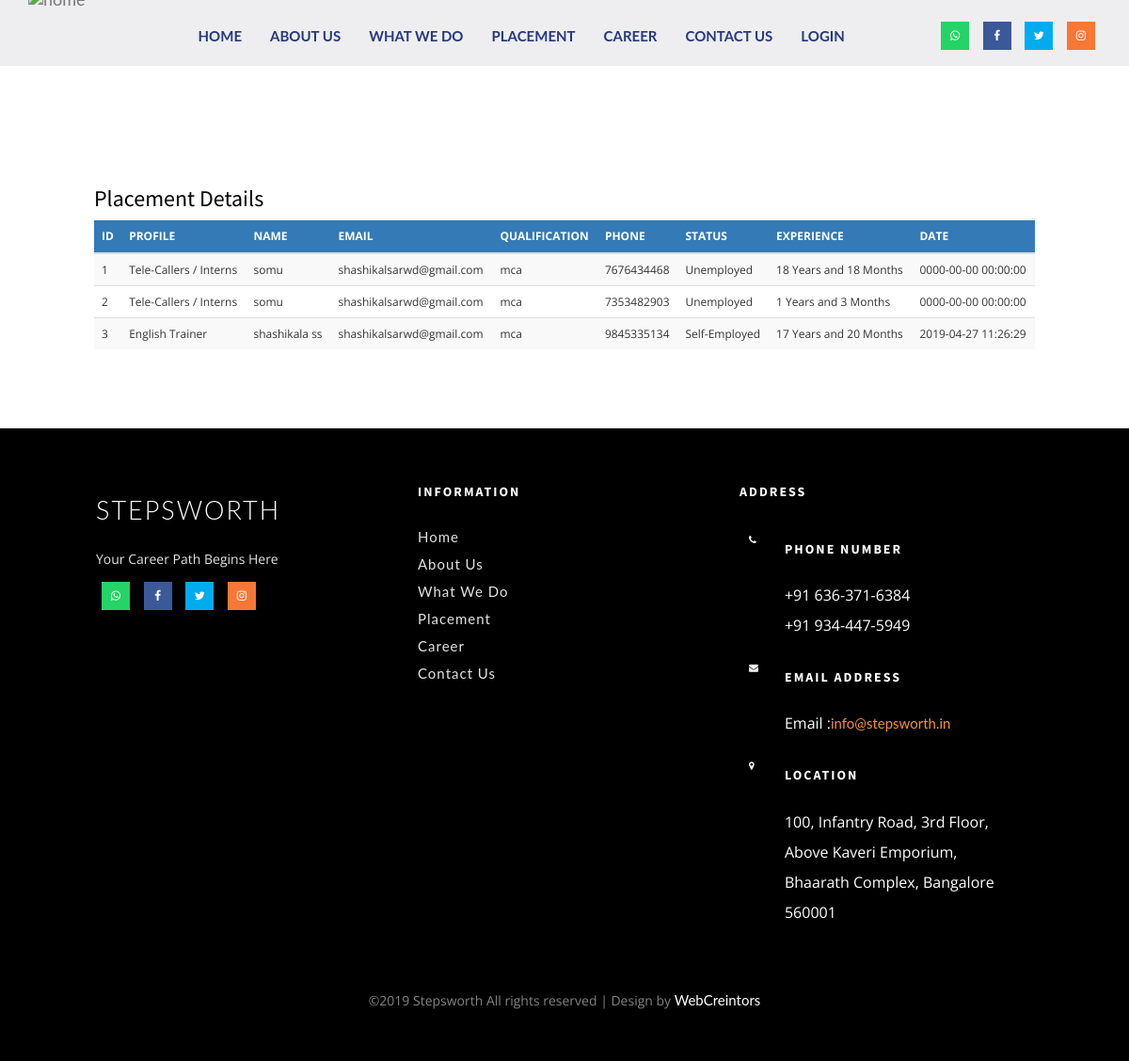
Page /index.php/stepsworth/placementdetail on the committed database.
### tables this page shows
CREATE TABLE IF NOT EXISTS `career` (
  `id` int(11) NOT NULL AUTO_INCREMENT,
  `profile` varchar(255) NOT NULL,
  `name` varchar(255) NOT NULL,
  `email` varchar(255) NOT NULL,
  `qualification` varchar(255) NOT NULL,
  `phone` varchar(15) NOT NULL,
  `status` varchar(25) NOT NULL,
  `experience` varchar(25) NOT NULL,
  `resume` longtext NOT NULL,
  `profiledata` varchar(10) NOT NULL,
  `date` datetime NOT NULL,
  PRIMARY KEY (`id`)
);

### application/views/templates.php (called while the page is built)
<?php
	$this->load->view('includes/header');
	$this->load->view($middel_body);
	$this->load->view('includes/footer');
?>

### application/controllers/Stepsworth.php (called while the page is built, shortened)
<?php
class Stepsworth extends CI_Controller {
 	public function __construct()
	{
	$this->load->database();
	$this->load->model('Contact_modal');
	$this->load->model('Career_modal');
	$this->load->model('Adminlogin_modal');
	}
	public function placementdetail()
	{
		$data['middel_body'] = 'placementdetail';
		$this->load->view('templates',$data);
	}
}

### index.php (called while the page is built, shortened)
<?php
require_once BASEPATH.'core/CodeIgniter.php';

### application/models/Adminlogin_modal.php (called while the page is built, shortened)
<?php
class Adminlogin_modal extends CI_Model {
		 function placementdetails()
		{
			$query = $this->db->get('career');
            return $query->result();
		}
}
?>

### application/views/placementdetail.php (the view, shortened to what this page needs)
<div class="container">
<div class="contact" id="contact">
    <div class="col-md-16 w3agile_contact_left con-lef-content">
        <h3>Placement Details</h3>
          <table class="table table-striped" style="font-size: 12px;">
        <thead class="btn-primary">
            <th>ID</th>
            <th>PROFILE</th>
            <th>NAME</th>
            <th>EMAIL</th>
            <th>QUALIFICATION</th>
            <th>PHONE</th>
            <th>STATUS</th>
            <th>EXPERIENCE</th>
            <th>DATE</th>
        </thead>
        <tbody>
            <?php
            $i=0;
                foreach($this->Adminlogin_modal->placementdetails() as $row)
                {
                  $i++;
                  if($row->profile==1)
                  {
                    $profile='Position Applied For';
                  }
                  elseif($row->profile==2)
                  {
                    $profile='English Trainer';
                  }
                  elseif($row->profile==3)
                  {
                    $profile='Tele-Callers / Interns';
                  }
                  else
                  {
                    $profile='Business Associates';
                  }
                  if($row->status==1)
                  {
                    $status='Student';
                  }elseif($row->status==2)
                  {
                    $status='Unemployed';
                  }elseif($row->status==3)
                  {
                    $status='Employed';
                  }
                  else
                  {
                    $status='Self-Employed';
                  }
                    echo "<tr>
                                <td>$i</td>
                                <td>$profile</td>
                                <td>$row->name</td>
                                <td>$row->email</td>
                                <td>$row->qualification</td>
                                <td>$row->phone</td>
                                <td>$status</td>
                                <td>$row->experience</td>
                                <td>$row->date</td>
                    </tr>";
                }
            ?>
        </tbody>
    </table>
    </div>
  </div>
  <br/>
</div>

### application/views/includes/header.php (shortened to what this page needs)
<!DOCTYPE html>
<html lang="en">
<head>
<link href="<?php echo base_url()?>assets/css/bootstrap.css" rel="stylesheet" type="text/css" media="all" />
<link href="<?php echo base_url()?>assets/css/style.css" rel="stylesheet" type="text/css" media="all" />
<link rel="stylesheet" href="<?php echo base_url()?>assets/css/flexslider.css" type="text/css" media="screen" property="" />
<link rel="stylesheet" href="<?php echo base_url()?>assets/css/lightbox.css">
<link href="<?php echo base_url()?>assets/css/font-awesome.css" type="text/css" rel="stylesheet">
<link href="<?php echo base_url()?>assets/css/validation.css" type="text/css" rel="stylesheet">
</head>
<body>
<nav class="navbar navbar-default ">
  <div class="container-fluid header-section w3l">
    <div class="navbar-header w3">
	 <a class="navbar-brand logo w3-layouts" href="<?php echo base_url()?>">
	  <img src="<?php echo base_url()?>assets/images/logo.png" alt="home" class="head w3l" style="height: 94px; margin-top: -21px;" />
	 </a>
	 </div>
    <div class="collapse navbar-collapse header" id="bs-example-navbar-collapse-1" style="margin-left: -100px;">
      <ul class="nav navbar-nav list w3" >
      <?php if($_SESSION['username']=='')
      {?>
        <li><a href="<?php echo base_url()?>">Home</a></li>
        <li><a href="<?php echo base_url()?>about">About Us</a></li>
        <li><a href="<?php echo base_url()?>what-we-do">What We Do</a></li>
		<li><a href="<?php echo base_url()?>placement">Placement</a></li>
		<li><a href="<?php echo base_url()?>career">Career</a></li>
		<li><a href="<?php echo base_url()?>contact">Contact Us</a></li>
    <li><a href="<?php echo base_url()?>admin">Login</a></li>
  <?php }
  else
  {
    ?>
     <li><a href="<?php echo base_url()?>placementdetail">PlaceMent Details</a></li>
     <li><a href="<?php echo base_url()?>contactdetail">Contact Details</a></li>
     <li><a href="<?php echo base_url()?>">Logout</a></li>
   <?php
  }?>
	 </ul>
				<div class="w3ls-social-icons" style="margin-left: -200px;">
					<ul class="social-nav model-3d-0 footer-social w3_agile_social two" >
														  <li><a class="whatsapp" href="https://api.whatsapp.com/send?phone=916363716384&text=Hello" style="background-color:#25D366">
                                  <div class="front"><i class="fa fa-whatsapp" aria-hidden="true"></i></div>
                                  <div class="back"><i class="fa fa-whatsapp" aria-hidden="true"></i></div></a></li>
                              <li><a href="https://www.facebook.com/stepsworth.ins" class="facebook" target="_blank">
																  <div class="front"><i class="fa fa-facebook" aria-hidden="true"></i></div>
																  <div class="back"><i class="fa fa-facebook" aria-hidden="true"></i></div></a></li>
															<li><a href="https://twitter.com/stepsworth1" class="twitter" target="_blank">
																  <div class="front"><i class="fa fa-twitter" aria-hidden="true"></i></div>
																  <div class="back"><i class="fa fa-twitter" aria-hidden="true"></i></div></a></li>
															<li><a href="https://www.instagram.com/stepsworth_bangalore/" class="instagram" target="_blank">
																  <div class="front"><i class="fa fa-instagram" aria-hidden="true"></i></div>
																  <div class="back"><i class="fa fa-instagram" aria-hidden="true"></i></div></a></li>
														</ul>
				</div>
  </div>
   </div>
</nav>

### application/views/includes/footer.php (shortened to what this page needs)
<div class="footer">
	<div class="container">
	<div class="footer_agile_inner_info_w3l">
		<div class="col-md-4 footer-left">
			<h2><a href="index.html">STEPSWORTH</a></h2>
			<p>Your Career Path Begins Here</p>
			<ul class="social-nav model-3d-0 footer-social w3_agile_social two">
															<li><a class="whatsapp" href="https://api.whatsapp.com/send?phone=916363716384&text=Hello"style="background-color:#25D366">
																  <div class="front"><i class="fa fa-whatsapp" aria-hidden="true" ></i></div>
																  <div class="back"><i class="fa fa-whatsapp" aria-hidden="true"></i></div></a></li>
															<li><a href="www.facebook.com/stepsworth.ins" class="facebook" target="_blank">
																  <div class="front"><i class="fa fa-facebook" aria-hidden="true"></i></div>
																  <div class="back"><i class="fa fa-facebook" aria-hidden="true"></i></div></a></li>
															<li><a href="https://twitter.com/stepsworth1" class="twitter" target="_blank">
																  <div class="front"><i class="fa fa-twitter" aria-hidden="true"></i></div>
																  <div class="back"><i class="fa fa-twitter" aria-hidden="true"></i></div></a></li>
															<li><a href="https://www.instagram.com/stepsworth_bangalore/" class="instagram" target="_blank">
																  <div class="front"><i class="fa fa-instagram" aria-hidden="true"></i></div>
																  <div class="back"><i class="fa fa-instagram" aria-hidden="true"></i></div></a></li>
														</ul>
		</div>
		<div class="col-md-4 footer-right">
			<div class="sign-grds">
				<div class="sign-gd">
					<h4>Information </h4>
					<ul>
						 <li><a href="href="<?php echo base_url()?>" class="">Home</a></li>
        <li><a href="<?php echo base_url()?>about">About Us</a></li>
        <li><a href="<?php echo base_url()?>what-we-do">What We Do</a></li>
		<li><a href="<?php echo base_url()?>placement">Placement</a></li>
		<li><a href="#test" class="scroll">Career</a></li>
		<li><a href="<?php echo base_url()?>contact">Contact Us</a></li>
					</ul>
				</div>
				</div>
			</div>
				<div class="col-md-4 sign-gd-two" >
					<h4>Address</h4>
					<div class="w3-address">
						<div class="w3-address-grid">
							<div class="w3-address-left">
								<i class="fa fa-phone" aria-hidden="true"></i>
							</div>
							<div class="w3-address-right">
								<h4>Phone Number</h4>
								<p style="font-size: 16px;">+91 636-371-6384<br> +91 934-447-5949</p>
							</div>
							<div class="clearfix"> </div>
						</div>
						<div class="w3-address-grid">
							<div class="w3-address-left">
								<i class="fa fa-envelope" aria-hidden="true"></i>
							</div>
							<div class="w3-address-right">
								<h4>Email Address</h4>
								<p style="font-size: 16px;">Email :<a href="mailto:info@stepsworth.in">info@stepsworth.in</a></p>
							</div>
							<div class="clearfix"> </div>
						</div>
						<div class="w3-address-grid">
							<div class="w3-address-left">
								<i class="fa fa-map-marker" aria-hidden="true"></i>
							</div>
							<div class="w3-address-right">
								<h4>Location</h4>
								<p style="font-size: 16px;">100, Infantry Road, 3rd Floor, Above Kaveri Emporium, Bhaarath Complex, Bangalore 560001
								</p>
							</div>
						</div>
					</div>
				</div>
				<div class="clearfix"> </div>
		<p class="copy-right">&copy;2019 Stepsworth All rights reserved | Design by <a href="http://www.webcreintors.com">WebCreintors </a></p>
	</div>
</div>
</div>
</body>
</html>

### assets/css/lightbox.css (style rules this page uses)
body:after { content: url(../images/close.png) url(../images/loading.gif) url(../images/prev.png) url(../images/next.png); display: none; }

### rows in the picture
career: profile "Tele-Callers / Interns", name "somu", email "shashikalsarwd@gmail.com", qualification "mca", phone "7676434468", status "Unemployed", experience "18 Years and 18 Months", date "0000-00-00 00:00:00"
career: profile "Tele-Callers / Interns", name "somu", email "shashikalsarwd@gmail.com", qualification "mca", phone "7353482903", status "Unemployed", experience "1 Years and 3 Months", date "0000-00-00 00:00:00"
career: profile "English Trainer", name "shashikala ss", email "shashikalsarwd@gmail.com", qualification "mca", phone "9845335134", status "Self-Employed", experience "17 Years and 20 Months", date "2019-04-27 11:26:29"
